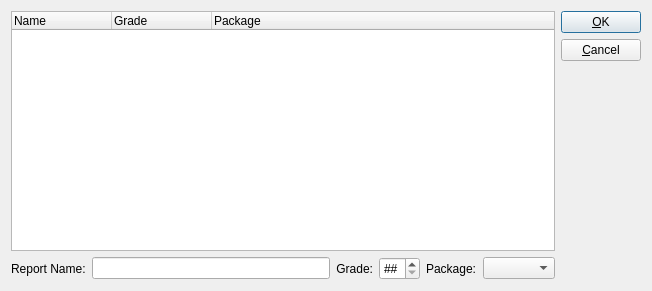
<ui version="4.0" >
 <comment> * This file is part of the OpenRPT report writer and rendering engine,
 * and is Copyright (c) 2001-2019 by OpenMFG LLC, d/b/a xTuple.  It
 * is licensed to you under the xTuple End-User License Agreement ("the
 * EULA"), the full text of which is available at www.xtuple.com/EULA.
 * While the EULA gives you access to source code and encourages your
 * involvement in the development process, this Package is not free
 * software.  By using this software, you agree to be bound by the
 * terms of the EULA.</comment>
 <class>DBFileDialog</class>
 <widget class="QDialog" name="DBFileDialog" >
  <property name="geometry" >
   <rect>
    <x>0</x>
    <y>0</y>
    <width>652</width>
    <height>291</height>
   </rect>
  </property>
  <property name="windowTitle" >
   <string>Database File</string>
  </property>
  <layout class="QHBoxLayout" name="horizontalLayout" >
   <item>
    <layout class="QVBoxLayout" name="verticalLayout" >
     <item>
      <widget class="QTreeWidget" name="_list" >
       <property name="columnCount" >
        <number>3</number>
       </property>
       <column>
        <property name="text" >
         <string>Name</string>
        </property>
       </column>
       <column>
        <property name="text" >
         <string>Grade</string>
        </property>
       </column>
       <column>
        <property name="text" >
         <string>Package</string>
        </property>
       </column>
      </widget>
     </item>
     <item>
      <layout class="QHBoxLayout" >
       <property name="spacing" >
        <number>6</number>
       </property>
       <property name="margin" >
        <number>0</number>
       </property>
       <item>
        <widget class="QLabel" name="_lblReport" >
         <property name="text" >
          <string>Report Name:</string>
         </property>
         <property name="buddy" >
          <cstring>_name</cstring>
         </property>
        </widget>
       </item>
       <item>
        <widget class="QLineEdit" name="_name" />
       </item>
       <item>
        <widget class="QLabel" name="_gradeLabel" >
         <property name="text" >
          <string>Grade:</string>
         </property>
         <property name="alignment" >
          <set>Qt::AlignRight|Qt::AlignTrailing|Qt::AlignVCenter</set>
         </property>
         <property name="buddy" >
          <cstring>_grade</cstring>
         </property>
        </widget>
       </item>
       <item>
        <widget class="QSpinBox" name="_grade" >
         <property name="specialValueText" >
          <string>##</string>
         </property>
         <property name="minimum" >
          <number>-1</number>
         </property>
         <property name="value" >
          <number>-1</number>
         </property>
        </widget>
       </item>
       <item>
        <widget class="QLabel" name="_packageLit" >
         <property name="text" >
          <string>Package:</string>
         </property>
        </widget>
       </item>
       <item>
        <widget class="QComboBox" name="_package" />
       </item>
      </layout>
     </item>
    </layout>
   </item>
   <item>
    <layout class="QVBoxLayout" >
     <property name="spacing" >
      <number>6</number>
     </property>
     <property name="margin" >
      <number>0</number>
     </property>
     <item>
      <widget class="QPushButton" name="_btnOk" >
       <property name="text" >
        <string>&amp;OK</string>
       </property>
      </widget>
     </item>
     <item>
      <widget class="QPushButton" name="_btnCancel" >
       <property name="text" >
        <string>&amp;Cancel</string>
       </property>
      </widget>
     </item>
     <item>
      <spacer>
       <property name="orientation" >
        <enum>Qt::Vertical</enum>
       </property>
       <property name="sizeType" >
        <enum>QSizePolicy::Expanding</enum>
       </property>
       <property name="sizeHint" stdset="0" >
        <size>
         <width>20</width>
         <height>40</height>
        </size>
       </property>
      </spacer>
     </item>
    </layout>
   </item>
  </layout>
 </widget>
 <layoutdefault spacing="6" margin="11" />
 <tabstops>
  <tabstop>_name</tabstop>
  <tabstop>_grade</tabstop>
  <tabstop>_btnOk</tabstop>
  <tabstop>_btnCancel</tabstop>
  <tabstop>_list</tabstop>
 </tabstops>
 <resources/>
 <connections>
  <connection>
   <sender>_btnOk</sender>
   <signal>clicked()</signal>
   <receiver>DBFileDialog</receiver>
   <slot>accept()</slot>
   <hints>
    <hint type="sourcelabel" >
     <x>441</x>
     <y>30</y>
    </hint>
    <hint type="destinationlabel" >
     <x>20</x>
     <y>20</y>
    </hint>
   </hints>
  </connection>
  <connection>
   <sender>_btnCancel</sender>
   <signal>clicked()</signal>
   <receiver>DBFileDialog</receiver>
   <slot>reject()</slot>
   <hints>
    <hint type="sourcelabel" >
     <x>441</x>
     <y>64</y>
    </hint>
    <hint type="destinationlabel" >
     <x>20</x>
     <y>20</y>
    </hint>
   </hints>
  </connection>
 </connections>
</ui>
